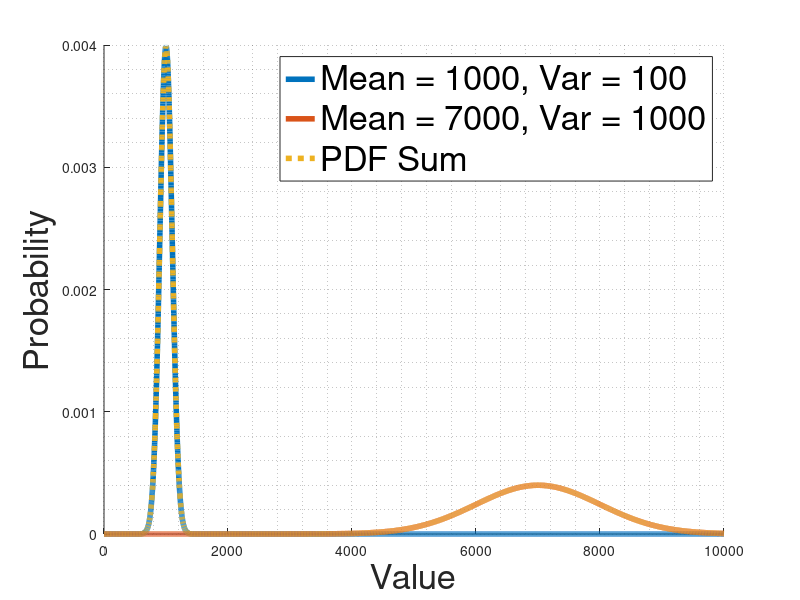

Write MATLAB code to recreate this figure. (Note: this script raises an error after producing the figure.)

%% Adding Two Gaussian PDFs
clear;clc;close all

vals = 1:10000;

mean1 = 1000;
var1 = 100;
gauss1 = normpdf(vals, mean1, var1);

mean2 = 7000;
var2 = 1000;
gauss2 = normpdf(vals, mean2, var2);

gauss_sum = gauss1 + gauss2;

a = figure(1);
hold on
grid minor

plot(vals,gauss1,'LineWidth',4)
plot(vals,gauss2,'LineWidth',4)
plot(vals,gauss_sum,':','LineWidth',4)
xlabel("Value",'FontSize',25)
ylabel("Probability",'FontSize',25)
legend("Mean = 1000, Var = 100","Mean = 7000, Var = 1000","PDF Sum",'FontSize',25)

a.Position = [100 100 1000 1000];

%% Adding Two Guassian Random Variables
clear;clc;close all

a = 1:100;
mean1 = 10;
var1 = 10;
gauss1 = normrnd(mean1,var1,100);

mean2 = 70;
var2 = 3;
gauss2 = normrnd(mean2,var2,100);

gauss_var_sum = gauss1 + gauss2;

b = figure(2);
hold on
grid minor
histogram(gauss1)
histogram(gauss2)
histogram(gauss_var_sum)
xlabel("Value",'FontSize',25)
ylabel("Count",'FontSize',25)
legend("Mean = 10, Var = 10","Mean = 70, Var = 3","Random Variable Sum",'FontSize',25)


%% Uniform distributions
clear;clc;close all

% Uniform distribution, number between 0 and 1, 10,000 values
n1 = rand(1,10000);
n2 = rand(1,10000);
n3 = rand(1,10000);
n4 = rand(1,10000);
n5 = rand(1,10000);

n = (n1 + n2 + n3 + n4 + n5)/5;

c = figure(3);
hold on
grid minor
histogram(n1)
histogram(n2)
histogram(n3)
histogram(n4)
histogram(n5)
histogram(n)

xlabel("Random Draw Value",'FontSize',25)
ylabel("Count",'FontSize',25)
legend("n1","n2","n3","n4","n5","n",'FontSize',25)

c.Position = [100 100 1000 1000];
% histogram([n1 n2 n3 n4 n5])


